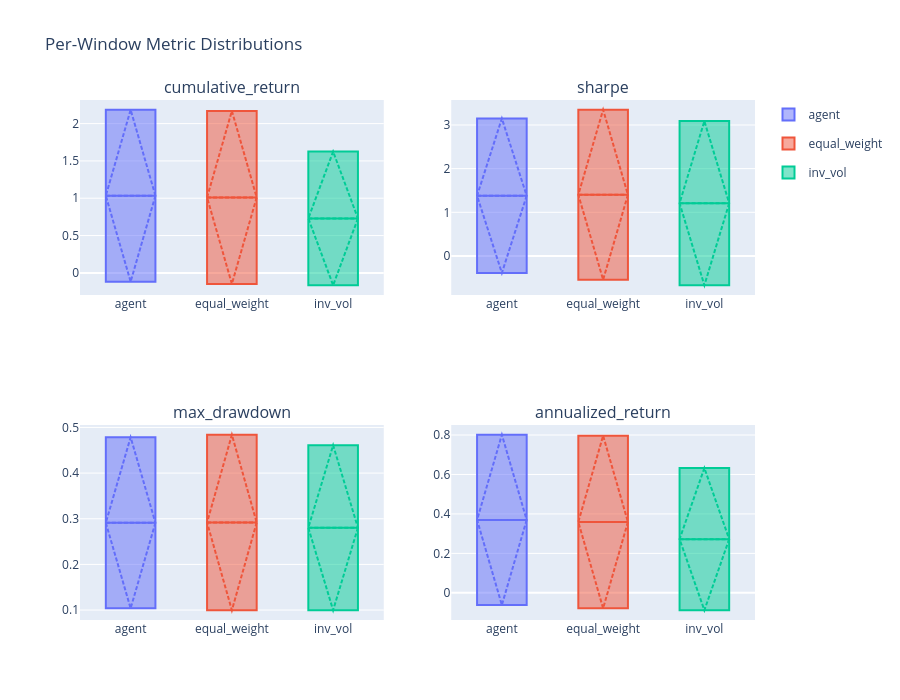

Notebook cell for this chart:
### Markdown cell above
## Per-Window Metrics Distribution

### Code cell
# Extract per-window stats
summary_stats = rolling['summary']

metrics_list = ['cumulative_return', 'sharpe', 'max_drawdown', 'annualized_return']
strategies = ['agent', 'equal_weight', 'inv_vol']

fig = make_subplots(
    rows=2, cols=2,
    subplot_titles=metrics_list,
    specs=[[{'type': 'box'}, {'type': 'box'}],
           [{'type': 'box'}, {'type': 'box'}]]
)

colors = {'agent': '#636EFA', 'equal_weight': '#EF553B', 'inv_vol': '#00CC96'}
positions = {'agent': 1, 'equal_weight': 2, 'inv_vol': 3}

for metric_idx, metric in enumerate(metrics_list, 1):
    row = (metric_idx - 1) // 2 + 1
    col = (metric_idx - 1) % 2 + 1
    
    for strat in strategies:
        data = summary_stats[strat][metric]
        values = [data['min'], data['min'] + (data['max'] - data['min']) * 0.25,
                 data['min'] + (data['max'] - data['min']) * 0.5,
                 data['min'] + (data['max'] - data['min']) * 0.75, data['max']]
        
        fig.add_trace(
            go.Box(
                y=[data['min'], data['max']],
                name=strat,
                marker_color=colors[strat],
                boxmean='sd',
                showlegend=(metric_idx == 1),
                legendgroup=strat
            ),
            row=row, col=col
        )

fig.update_layout(height=700, title_text="Per-Window Metric Distributions", showlegend=True)
fig.show()

### Figure 1 — Plotly figure (JSON) as saved in the notebook; plotly's stock layout.template omitted (floating-point values rounded to 4 significant figures)
{"data": [{"boxmean": "sd", "legendgroup": "agent", "marker": {"color": "#636EFA"}, "name": "agent", "showlegend": true, "type": "box", "xaxis": "x", "y": [-0.1176, 2.185], "yaxis": "y"}, {"boxmean": "sd", "legendgroup": "equal_weight", "marker": {"color": "#EF553B"}, "name": "equal_weight", "showlegend": true, "type": "box", "xaxis": "x", "y": [-0.1479, 2.17], "yaxis": "y"}, {"boxmean": "sd", "legendgroup": "inv_vol", "marker": {"color": "#00CC96"}, "name": "inv_vol", "showlegend": true, "type": "box", "xaxis": "x", "y": [-0.1655, 1.625], "yaxis": "y"}, {"boxmean": "sd", "legendgroup": "agent", "marker": {"color": "#636EFA"}, "name": "agent", "showlegend": false, "type": "box", "xaxis": "x2", "y": [-0.3893, 3.149], "yaxis": "y2"}, {"boxmean": "sd", "legendgroup": "equal_weight", "marker": {"color": "#EF553B"}, "name": "equal_weight", "showlegend": false, "type": "box", "xaxis": "x2", "y": [-0.5434, 3.349], "yaxis": "y2"}, {"boxmean": "sd", "legendgroup": "inv_vol", "marker": {"color": "#00CC96"}, "name": "inv_vol", "showlegend": false, "type": "box", "xaxis": "x2", "y": [-0.6701, 3.088], "yaxis": "y2"}, {"boxmean": "sd", "legendgroup": "agent", "marker": {"color": "#636EFA"}, "name": "agent", "showlegend": false, "type": "box", "xaxis": "x3", "y": [0.1038, 0.4786], "yaxis": "y3"}, {"boxmean": "sd", "legendgroup": "equal_weight", "marker": {"color": "#EF553B"}, "name": "equal_weight", "showlegend": false, "type": "box", "xaxis": "x3", "y": [0.0996, 0.484], "yaxis": "y3"}, {"boxmean": "sd", "legendgroup": "inv_vol", "marker": {"color": "#00CC96"}, "name": "inv_vol", "showlegend": false, "type": "box", "xaxis": "x3", "y": [0.09979, 0.461], "yaxis": "y3"}, {"boxmean": "sd", "legendgroup": "agent", "marker": {"color": "#636EFA"}, "name": "agent", "showlegend": false, "type": "box", "xaxis": "x4", "y": [-0.06196, 0.8015], "yaxis": "y4"}, {"boxmean": "sd", "legendgroup": "equal_weight", "marker": {"color": "#EF553B"}, "name": "equal_weight", "showlegend": false, "type": "box", "xaxis": "x4", "y": [-0.07857, 0.797], "yaxis": "y4"}, {"boxmean": "sd", "legendgroup": "inv_vol", "marker": {"color": "#00CC96"}, "name": "inv_vol", "showlegend": false, "type": "box", "xaxis": "x4", "y": [-0.08836, 0.6327], "yaxis": "y4"}], "layout": {"annotations": [{"font": {"size": 16}, "showarrow": false, "text": "cumulative_return", "x": 0.225, "xanchor": "center", "xref": "paper", "y": 1, "yanchor": "bottom", "yref": "paper"}, {"font": {"size": 16}, "showarrow": false, "text": "sharpe", "x": 0.775, "xanchor": "center", "xref": "paper", "y": 1, "yanchor": "bottom", "yref": "paper"}, {"font": {"size": 16}, "showarrow": false, "text": "max_drawdown", "x": 0.225, "xanchor": "center", "xref": "paper", "y": 0.375, "yanchor": "bottom", "yref": "paper"}, {"font": {"size": 16}, "showarrow": false, "text": "annualized_return", "x": 0.775, "xanchor": "center", "xref": "paper", "y": 0.375, "yanchor": "bottom", "yref": "paper"}], "height": 700, "showlegend": true, "title": {"text": "Per-Window Metric Distributions"}, "xaxis": {"anchor": "y", "domain": [0, 0.45]}, "xaxis2": {"anchor": "y2", "domain": [0.55, 1]}, "xaxis3": {"anchor": "y3", "domain": [0, 0.45]}, "xaxis4": {"anchor": "y4", "domain": [0.55, 1]}, "yaxis": {"anchor": "x", "domain": [0.625, 1]}, "yaxis2": {"anchor": "x2", "domain": [0.625, 1]}, "yaxis3": {"anchor": "x3", "domain": [0, 0.375]}, "yaxis4": {"anchor": "x4", "domain": [0, 0.375]}}}
